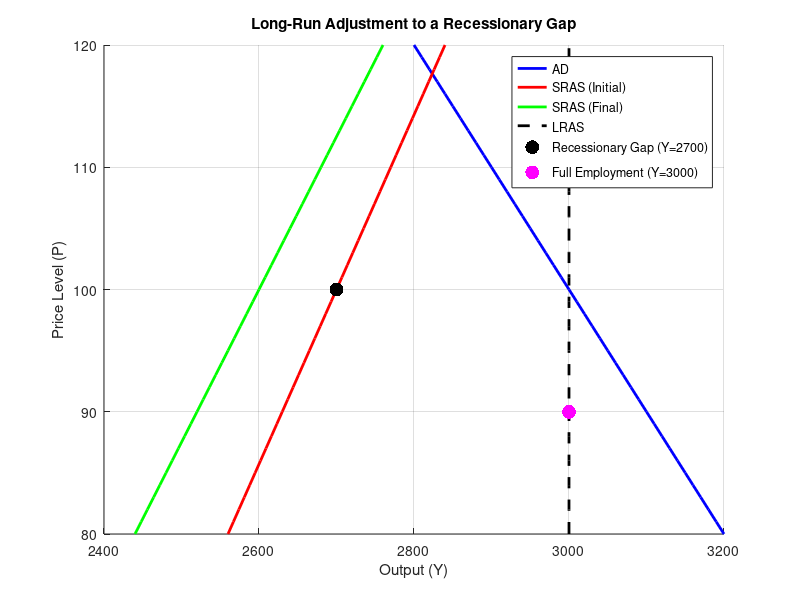

Recreate this plot in MATLAB.
% Given parameters
Y_actual = 2700; % Actual GDP (in recession)
Y_full = 3000;   % Full-employment GDP
P_initial = 100; % Initial price level
P_final = 90;    % Final price level after adjustment

% Define the price range
P = 80:120; % Price level range

% Define the AD curve (assume AD is constant for simplicity)
Y_AD = 4000 - 10 * P; % Example AD curve: Y = 4000 - 10P

% Define the initial SRAS curve (short-run aggregate supply)
Y_SRAS_initial = 2000 + 7 * P; % Example SRAS curve: Y = 2000 + 7P

% Define the final SRAS curve (after wage adjustment)
Y_SRAS_final = 1800 + 8 * P; % Example SRAS curve: Y = 1800 + 8P

% Define the LRAS curve (vertical line at full-employment GDP)
Y_LRAS = Y_full * ones(size(P)); % LRAS curve: Y = 3000

% Plot the AD-AS diagram
figure;
hold on;
plot(Y_AD, P, 'b', 'LineWidth', 2, 'DisplayName', 'AD');
plot(Y_SRAS_initial, P, 'r', 'LineWidth', 2, 'DisplayName', 'SRAS (Initial)');
plot(Y_SRAS_final, P, 'g', 'LineWidth', 2, 'DisplayName', 'SRAS (Final)');
plot(Y_LRAS, P, 'k--', 'LineWidth', 2, 'DisplayName', 'LRAS'); % LRAS curve

% Mark the recessionary gap
scatter(Y_actual, P_initial, 100, 'k', 'filled', 'DisplayName', 'Recessionary Gap (Y=2700)');
scatter(Y_full, P_final, 100, 'm', 'filled', 'DisplayName', 'Full Employment (Y=3000)');

% Add labels and title
xlabel('Output (Y)');
ylabel('Price Level (P)');
title('Long-Run Adjustment to a Recessionary Gap');
legend('show');
grid on;
hold off;

% Explanations
fprintf('1. The initial recessionary gap is shown at Y = 2700.\n');
fprintf('2. Over time, wages adjust, shifting the SRAS curve to restore full employment.\n');
fprintf('3. Government intervention (e.g., fiscal or monetary policy) can accelerate the adjustment.\n');
fprintf('4. Classical view: No intervention needed; markets self-correct.\n');
fprintf('   Keynesian view: Government intervention is necessary to stabilize the economy.\n');
